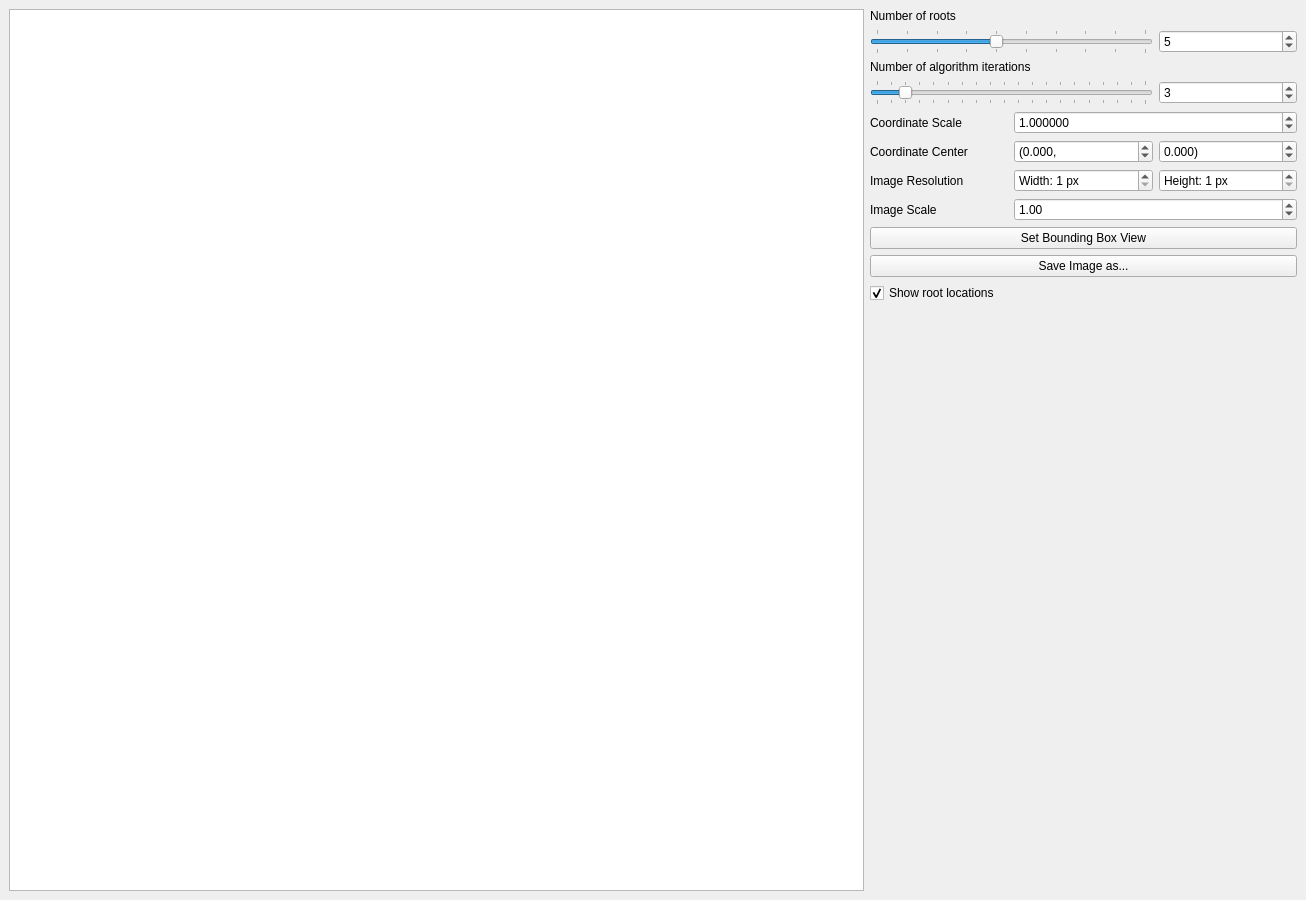
<?xml version="1.0" encoding="UTF-8"?>
<ui version="4.0">
 <class>MainWindow</class>
 <widget class="QMainWindow" name="MainWindow">
  <property name="geometry">
   <rect>
    <x>0</x>
    <y>0</y>
    <width>1306</width>
    <height>900</height>
   </rect>
  </property>
  <property name="sizePolicy">
   <sizepolicy hsizetype="MinimumExpanding" vsizetype="Preferred">
    <horstretch>0</horstretch>
    <verstretch>0</verstretch>
   </sizepolicy>
  </property>
  <property name="minimumSize">
   <size>
    <width>1200</width>
    <height>900</height>
   </size>
  </property>
  <property name="windowTitle">
   <string>MainWindow</string>
  </property>
  <widget class="QWidget" name="centralwidget">
   <layout class="QGridLayout" name="gridLayout">
    <item row="0" column="0" colspan="2">
     <widget class="CustomGraphicsView" name="graphicsView">
      <property name="minimumSize">
       <size>
        <width>800</width>
        <height>800</height>
       </size>
      </property>
     </widget>
    </item>
    <item row="0" column="2">
     <layout class="QGridLayout" name="gridLayout_2">
      <item row="12" column="0" colspan="3">
       <widget class="QPushButton" name="save_button">
        <property name="text">
         <string>Save Image as...</string>
        </property>
       </widget>
      </item>
      <item row="7" column="0">
       <widget class="QLabel" name="label_4">
        <property name="text">
         <string>Coordinate Center</string>
        </property>
       </widget>
      </item>
      <item row="1" column="2">
       <widget class="QSpinBox" name="num_roots_spinbox">
        <property name="wrapping">
         <bool>true</bool>
        </property>
        <property name="minimum">
         <number>1</number>
        </property>
        <property name="maximum">
         <number>10</number>
        </property>
        <property name="value">
         <number>5</number>
        </property>
       </widget>
      </item>
      <item row="4" column="0" colspan="3">
       <layout class="QGridLayout" name="rootEditGridLayout"/>
      </item>
      <item row="8" column="2">
       <widget class="QSpinBox" name="image_height_spinbox">
        <property name="suffix">
         <string> px</string>
        </property>
        <property name="prefix">
         <string>Height: </string>
        </property>
        <property name="minimum">
         <number>1</number>
        </property>
        <property name="maximum">
         <number>10000</number>
        </property>
        <property name="stepType">
         <enum>QAbstractSpinBox::AdaptiveDecimalStepType</enum>
        </property>
       </widget>
      </item>
      <item row="9" column="0">
       <widget class="QLabel" name="label_5">
        <property name="text">
         <string>Image Scale</string>
        </property>
       </widget>
      </item>
      <item row="3" column="2">
       <widget class="QSpinBox" name="num_iter_spinbox">
        <property name="wrapping">
         <bool>true</bool>
        </property>
        <property name="minimum">
         <number>1</number>
        </property>
        <property name="maximum">
         <number>20</number>
        </property>
        <property name="value">
         <number>3</number>
        </property>
       </widget>
      </item>
      <item row="3" column="0" colspan="2">
       <widget class="QSlider" name="num_iter_hslider">
        <property name="minimum">
         <number>1</number>
        </property>
        <property name="maximum">
         <number>20</number>
        </property>
        <property name="value">
         <number>3</number>
        </property>
        <property name="orientation">
         <enum>Qt::Horizontal</enum>
        </property>
        <property name="tickPosition">
         <enum>QSlider::TicksBothSides</enum>
        </property>
        <property name="tickInterval">
         <number>1</number>
        </property>
       </widget>
      </item>
      <item row="11" column="0" colspan="3">
       <widget class="QPushButton" name="set_bounding_view_button">
        <property name="text">
         <string>Set Bounding Box View</string>
        </property>
       </widget>
      </item>
      <item row="1" column="0" colspan="2">
       <widget class="QSlider" name="num_roots_hslider">
        <property name="minimum">
         <number>1</number>
        </property>
        <property name="maximum">
         <number>10</number>
        </property>
        <property name="pageStep">
         <number>2</number>
        </property>
        <property name="value">
         <number>5</number>
        </property>
        <property name="orientation">
         <enum>Qt::Horizontal</enum>
        </property>
        <property name="tickPosition">
         <enum>QSlider::TicksBothSides</enum>
        </property>
        <property name="tickInterval">
         <number>1</number>
        </property>
       </widget>
      </item>
      <item row="8" column="0">
       <widget class="QLabel" name="label_6">
        <property name="text">
         <string>Image Resolution</string>
        </property>
       </widget>
      </item>
      <item row="2" column="0" colspan="3">
       <widget class="QLabel" name="label">
        <property name="text">
         <string>Number of algorithm iterations</string>
        </property>
       </widget>
      </item>
      <item row="9" column="1" colspan="2">
       <widget class="QDoubleSpinBox" name="image_scale_spinbox">
        <property name="minimum">
         <double>0.010000000000000</double>
        </property>
        <property name="maximum">
         <double>100.000000000000000</double>
        </property>
        <property name="singleStep">
         <double>0.100000000000000</double>
        </property>
        <property name="stepType">
         <enum>QAbstractSpinBox::DefaultStepType</enum>
        </property>
        <property name="value">
         <double>1.000000000000000</double>
        </property>
       </widget>
      </item>
      <item row="6" column="0">
       <widget class="QLabel" name="label_3">
        <property name="sizePolicy">
         <sizepolicy hsizetype="Preferred" vsizetype="Preferred">
          <horstretch>0</horstretch>
          <verstretch>0</verstretch>
         </sizepolicy>
        </property>
        <property name="text">
         <string>Coordinate Scale</string>
        </property>
       </widget>
      </item>
      <item row="6" column="1" colspan="2">
       <widget class="QDoubleSpinBox" name="coord_scale_spinbox">
        <property name="sizePolicy">
         <sizepolicy hsizetype="Preferred" vsizetype="Fixed">
          <horstretch>0</horstretch>
          <verstretch>0</verstretch>
         </sizepolicy>
        </property>
        <property name="decimals">
         <number>6</number>
        </property>
        <property name="minimum">
         <double>0.000001000000000</double>
        </property>
        <property name="maximum">
         <double>100000000.000000000000000</double>
        </property>
        <property name="singleStep">
         <double>0.100000000000000</double>
        </property>
        <property name="stepType">
         <enum>QAbstractSpinBox::DefaultStepType</enum>
        </property>
        <property name="value">
         <double>1.000000000000000</double>
        </property>
       </widget>
      </item>
      <item row="14" column="0" colspan="3">
       <spacer name="verticalSpacer">
        <property name="orientation">
         <enum>Qt::Vertical</enum>
        </property>
        <property name="sizeHint" stdset="0">
         <size>
          <width>20</width>
          <height>40</height>
         </size>
        </property>
       </spacer>
      </item>
      <item row="0" column="0" colspan="3">
       <widget class="QLabel" name="label_2">
        <property name="text">
         <string>Number of roots</string>
        </property>
       </widget>
      </item>
      <item row="7" column="1">
       <widget class="QDoubleSpinBox" name="coord_center_real_spinbox">
        <property name="prefix">
         <string>(</string>
        </property>
        <property name="suffix">
         <string>,</string>
        </property>
        <property name="decimals">
         <number>3</number>
        </property>
        <property name="minimum">
         <double>-100.000000000000000</double>
        </property>
        <property name="maximum">
         <double>100.000000000000000</double>
        </property>
        <property name="stepType">
         <enum>QAbstractSpinBox::AdaptiveDecimalStepType</enum>
        </property>
       </widget>
      </item>
      <item row="8" column="1">
       <widget class="QSpinBox" name="image_width_spinbox">
        <property name="suffix">
         <string> px</string>
        </property>
        <property name="prefix">
         <string>Width: </string>
        </property>
        <property name="minimum">
         <number>1</number>
        </property>
        <property name="maximum">
         <number>10000</number>
        </property>
        <property name="stepType">
         <enum>QAbstractSpinBox::AdaptiveDecimalStepType</enum>
        </property>
       </widget>
      </item>
      <item row="7" column="2">
       <widget class="QDoubleSpinBox" name="coord_center_imag_spinbox">
        <property name="suffix">
         <string>)</string>
        </property>
        <property name="decimals">
         <number>3</number>
        </property>
        <property name="minimum">
         <double>-100.000000000000000</double>
        </property>
        <property name="maximum">
         <double>100.000000000000000</double>
        </property>
        <property name="stepType">
         <enum>QAbstractSpinBox::AdaptiveDecimalStepType</enum>
        </property>
       </widget>
      </item>
      <item row="13" column="0">
       <widget class="QCheckBox" name="render_roots_checkbox">
        <property name="text">
         <string>Show root locations</string>
        </property>
        <property name="checked">
         <bool>true</bool>
        </property>
       </widget>
      </item>
      <item row="13" column="1">
       <widget class="QLabel" name="rendering_label">
        <property name="text">
         <string/>
        </property>
       </widget>
      </item>
     </layout>
    </item>
   </layout>
  </widget>
 </widget>
 <customwidgets>
  <customwidget>
   <class>CustomGraphicsView</class>
   <extends>QGraphicsView</extends>
   <header>customgraphicsview.h</header>
  </customwidget>
 </customwidgets>
 <tabstops>
  <tabstop>num_roots_hslider</tabstop>
  <tabstop>num_roots_spinbox</tabstop>
  <tabstop>num_iter_hslider</tabstop>
  <tabstop>num_iter_spinbox</tabstop>
  <tabstop>coord_scale_spinbox</tabstop>
  <tabstop>coord_center_real_spinbox</tabstop>
  <tabstop>coord_center_imag_spinbox</tabstop>
  <tabstop>graphicsView</tabstop>
 </tabstops>
 <resources/>
 <connections/>
</ui>
